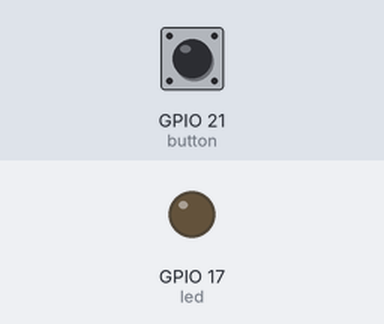
The program below on a simulated Raspberry Pi (BCM pin numbers). Parts: output pins drawn as LEDs (lit = HIGH). Inputs (shaded band) come from the test bench; at power-on: GPIO 21 (button) HIGH.

Above: at 1.2 s.
1.3 s: GPIO 21 (button) pulled LOW for 0.15 s
At 1.37 s:
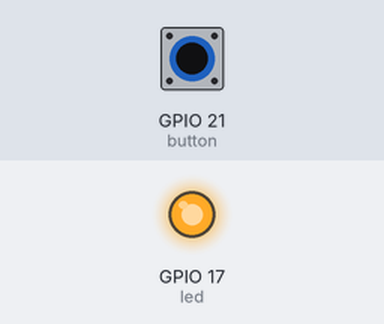
2.9 s: GPIO 21 (button) pulled LOW for 3.2 s
At 6.4 s:
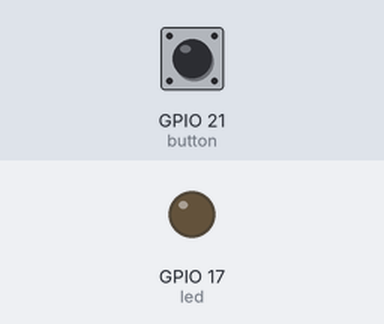
Timing chart, 0 to 7.9 s (numbered marks = the images above; inputs shaded):
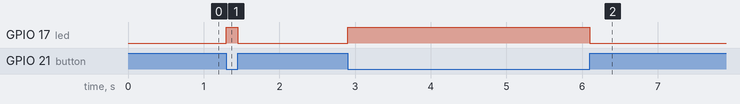

The program:

button.py
```python
'''
Created on Jan 16, 2017

@author: MagPI52
'''
# board bode is equal to broadcom
from gpiozero import LED, Button
from signal import pause
led = LED(17)
button = Button(21)
button.when_pressed = led.on
button.when_released = led.off
pause()
```

Measured:
- after the input at 1.3 s, GPIO 17 (led): LOW → HIGH at once, → LOW 0.15 s later
- after the input at 2.9 s, GPIO 17 (led): LOW → HIGH at once, → LOW 3.2 s later
